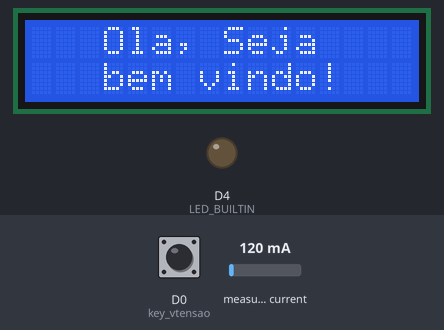
A sketch run on a simulated ESP8266 (NodeMCU). Parts: 16×2 character LCD, output pins drawn as LEDs (lit = HIGH, except the on-board LED, lit = LOW). Inputs (shaded band) come from the test bench; at power-on: D0 (key_vtensao) LOW, measured current 120 mA. WiFi joins after 1.5 s; servers stay silent unless stated; what the sketch prints to the serial monitor is not drawn.

Above: at 12.7 s.
At 14.7 s:
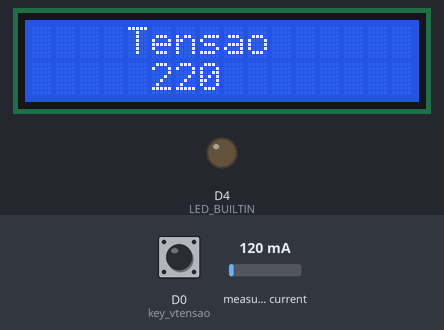
At 20.1 s:
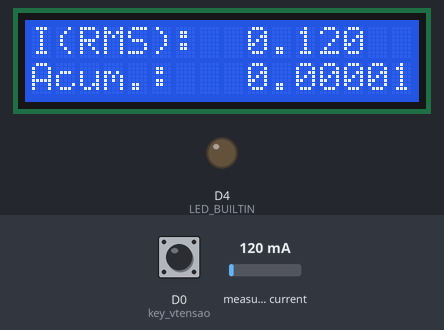
At 26.9 s:
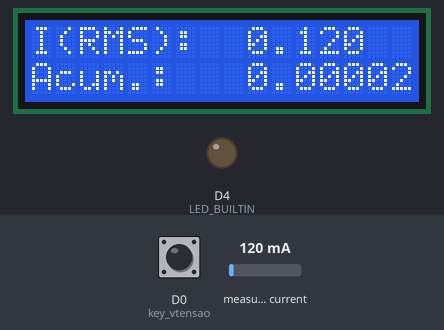
At 30.3 s:
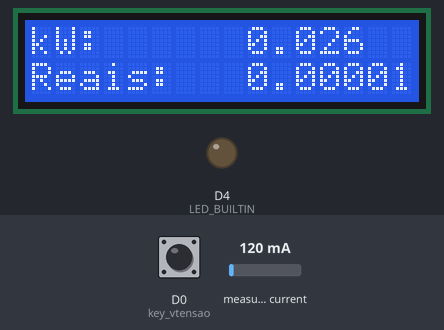

Measured:
- what the display in image 0 shows lasts 2.0 s, from 12.6 s to 14.6 s
- what the display in image 1 shows lasts 5.4 s, from 14.6 s to 20.0 s
- what the display in image 2 shows lasts 6.9 s, from 20.0 s to 26.9 s
- what the display in image 3 shows lasts 3.4 s, from 26.9 s to 30.3 s

The sketch:

mainv4.ino
```cpp
//WORKING CODE 11/01/2022

#include <ESP8266WiFi.h>
#include <EmonLib.h>
#include <LiquidCrystal_I2C.h>  //Biblioteca de manipulação do LCD.

#define key_vtensao D0
int key_state = 0;
int estado = 0;
//#define SSID_REDE "CPS_SMART" /* coloque aqui o nome da rede que se deseja conectar */
//#define SENHA_REDE "smart@2019" /* coloque aqui a senha da rede que se deseja conectar */

#define SSID_REDE "JamesESP" /* coloque aqui o nome da rede que se deseja conectar */
#define SENHA_REDE "jamesdamas" /* coloque aqui a senha da rede que se deseja conectar */

//#define SSID_REDE "MDiasPhone" /* coloque aqui o nome da rede que se deseja conectar */
//#define SENHA_REDE "12345678" /* coloque aqui a senha da rede que se deseja conectar */


char endereco_api_thingspeak[] = "api.thingspeak.com";
String chave_escrita_thingspeak = "GQI2SGGWEONXZJO5";  /* Coloque aqui sua chave de escrita do seu canal */
WiFiClient client;


// Liquid Crystal Display ________________________________
int lcdColumns = 16;
int lcdRows = 2;
#define address_i2c 0x27
LiquidCrystal_I2C lcd(address_i2c, lcdColumns, lcdRows);
// Liquid Crystal Display ________________________________


EnergyMonitor EnerMonitor;       //Cria uma instancia da classe EnergyMonitor
double rms = 0.000;
int t_rede = 127;
double potencia = 0.000; //para cada kwh
double kwh = 0.000; //para cada kwh
double preco = 0.000; //valor calculado a partir do consumo
double tarifa = 0.85; //para cada kwh
double acumulado = 0.000; //soma do preço à cada segundo


void def_voltage() {
  key_state = digitalRead(key_vtensao);

  if (key_state == 1) {
    t_rede = 127;
    Serial.println("Tensao da Rede = 127 V");
  }
  if (key_state == 0) {
    t_rede = 220;
    Serial.println("Tensao da Rede = 220 V");
  }
  delay(2000);
}

void wifi_try_toconnect() {
  delay(2000);
  Serial.println("------WI-FI -----");
  Serial.println("Conectando-se a rede: ");
  Serial.println(SSID_REDE);
  Serial.println("\nAguarde...");
  Serial.println("Connecting.. status: " + String(WiFi.status()));


  wifi_connect();
}

void wifi_connect() {
  if (WiFi.status() == WL_CONNECTED) {
    return;
  }

  WiFi.begin(SSID_REDE, SENHA_REDE);

  while (WiFi.status() != WL_CONNECTED) {
    Serial.println("WiFi - Conexão não estabelecida!");
    Serial.println("Connecting.. status: " + String(WiFi.status()));
    digitalWrite(LED_BUILTIN, LOW);
    delay(500);
    digitalWrite(LED_BUILTIN, HIGH);
    delay(5000);
  }

  Serial.print("Conexão estabelecida com Sucesso! Rede: ");
  Serial.println(SSID_REDE);
}

void read_current() {
  rms = EnerMonitor.calcIrms(1480);
  potencia = rms * t_rede / 1000;
  //kwh = kwh+potencia/3600;
  kwh = potencia / 3600;
  preco = kwh * tarifa;
  acumulado = acumulado + kwh * tarifa;

  Serial.print("Corrente: ");
  Serial.println(rms, 3);

  Serial.print("Potencia (kW): ");
  Serial.println(potencia, 3);

  Serial.print("Energia (kWh): ");
  Serial.println(kwh, 3);

  Serial.print("Preco instantaneo (Reais): ");
  Serial.println(preco, 5);

  Serial.print("Preco total (Reais): ");
  Serial.println(acumulado, 5);

  Serial.print("Tensão: ");
  Serial.println(t_rede);
}

void envia_informacoes_thingspeak(String string_dados)
{
  if (client.connect(endereco_api_thingspeak, 80))
  {
    /* faz a requisição HTTP ao ThingSpeak */
    client.print("POST /update HTTP/1.1\n");
    client.print("Host: api.thingspeak.com\n");
    client.print("Connection: close\n");
    client.print("X-THINGSPEAKAPIKEY: " + chave_escrita_thingspeak + "\n");
    client.print("Content-Type: application/x-www-form-urlencoded\n");
    client.print("Content-Length: ");
    client.print(string_dados.length());
    client.print("\n\n");
    client.print(string_dados);
    Serial.println("- Informações enviadas ao ThingSpeak!");
  }
  else {
    Serial.println("Não foi possivel conectar ao ThingSpeak!");
  }
}

void envia_infos_thingspeak() {
  char field_text[100] = {0};

  if (client.connected()) {
    client.stop();
    Serial.println("-Desconectado ThingSpeak");
    Serial.println("  ");
  }
  wifi_connect();

  sprintf(field_text, "field1=%.5f&field2=%.5f&field3=%.5f&field4=%.5f", rms, potencia, kwh, preco);
  envia_informacoes_thingspeak(field_text);

}

void lcd_displaytensao() {
  lcd.clear();
  lcd.setCursor(0, 0);
  lcd.print("   Ola, Seja");
  lcd.setCursor(0, 1);
  lcd.print("   bem vindo!");

  delay(2000);

  lcd.clear();
  lcd.setCursor(0, 0);
  lcd.print("    Tensao");
  lcd.setCursor(5, 1);
  lcd.print(t_rede);

  delay(2000);
}

void lcd_display() {
  lcd.clear();
  lcd.setCursor(0, 0);
  lcd.print("I(RMS):");
  lcd.setCursor(9, 0);
  lcd.print(rms, 3);
  //mostra tensão

  lcd.setCursor(0, 1);
  lcd.print("Acum.:");
  lcd.setCursor(9, 1);
  lcd.print(acumulado, 5);
}

void lcd_displaydois() {
  lcd.clear();
  lcd.setCursor(0, 0);
  lcd.print("kW:");
  lcd.setCursor(9, 0);
  lcd.print(potencia, 3);
  //mostra tensão

  lcd.setCursor(0, 1);
  lcd.print("Reais:");
  lcd.setCursor(9, 1);
  lcd.print(preco, 5);
}

void setup() {
  pinMode(LED_BUILTIN, OUTPUT);
  WiFi.mode(WIFI_STA);
  Serial.begin(115200);
  def_voltage();
  wifi_try_toconnect();
  EnerMonitor.current(0, 13.88);
  delay(3000);
  lcd.init();
  lcd.backlight();
  lcd.clear();
  lcd_displaytensao();

}

void loop() {
  read_current();
  delay(3000);
  envia_infos_thingspeak();
  if (estado <= 2) {
    lcd_display();
  }
  else if (estado > 2) {
    lcd_displaydois();
  }
  if (estado >= 5) {
    estado = 0;
  }
  estado = estado + 1;
}
```
